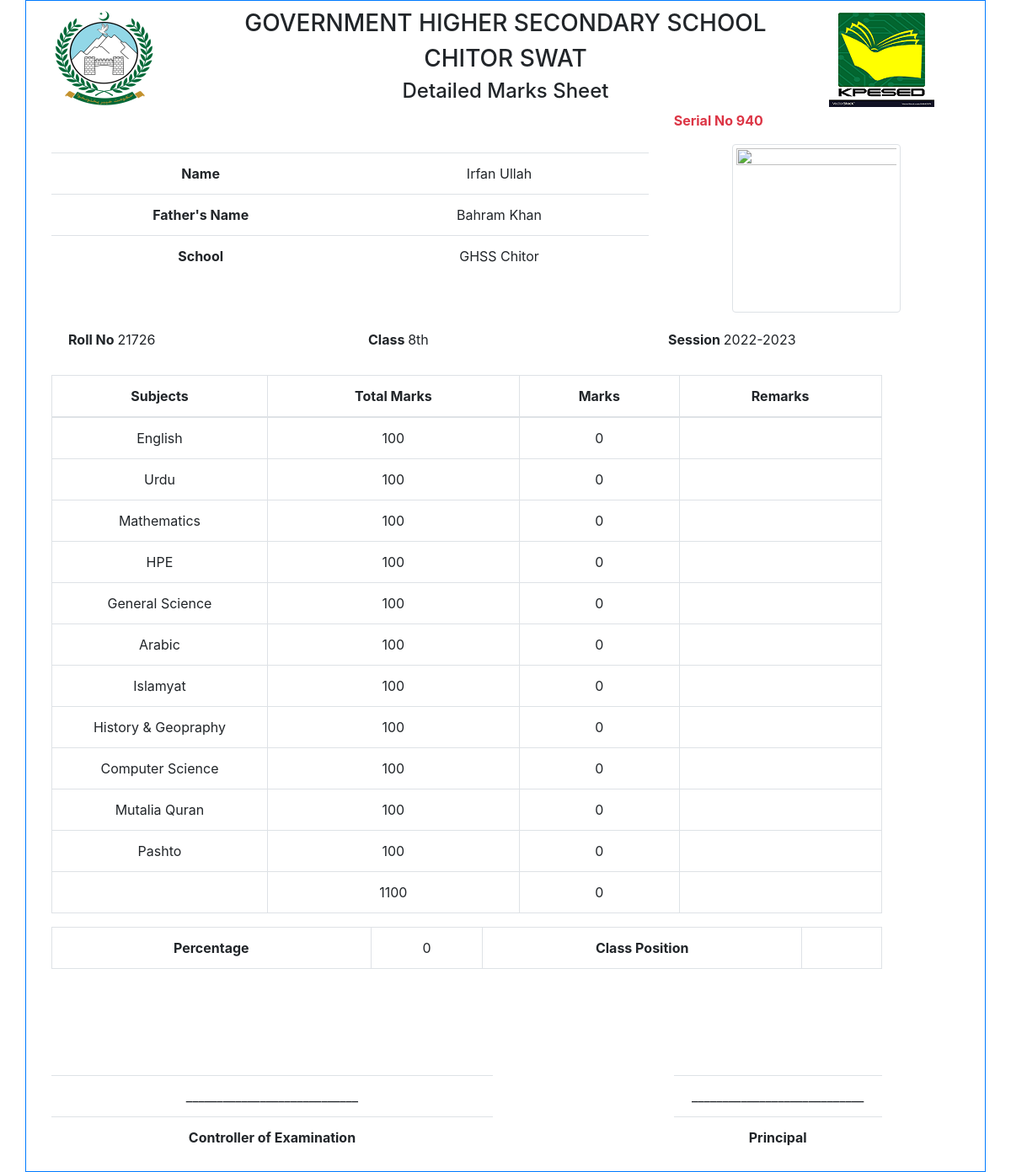
The page /dmc.php?rollno=21726 on the database its author committed.
### tables this page shows
CREATE TABLE IF NOT EXISTS `marks` (
  `Serial_No` int(11) NOT NULL AUTO_INCREMENT,
  `Roll_No` int(11) NOT NULL,
  `English_Marks` int(3) NOT NULL DEFAULT '0',
  `Urdu_Marks` int(3) NOT NULL DEFAULT '0',
  `Maths_Marks` int(3) NOT NULL DEFAULT '0',
  `Science_Marks` int(3) NOT NULL DEFAULT '0',
  `Hpe_Marks` int(3) NOT NULL DEFAULT '0',
  `Nazira_Marks` int(3) NOT NULL DEFAULT '0',
  `History_Marks` int(3) NOT NULL DEFAULT '0',
  `Drawing_Marks` int(3) NOT NULL DEFAULT '0',
  `Islamyat_Marks` int(3) NOT NULL DEFAULT '0',
  `Computer_Marks` int(3) NOT NULL DEFAULT '0',
  `Arabic_Marks` int(3) NOT NULL DEFAULT '0',
  `Mutalia_Marks` int(3) NOT NULL DEFAULT '0',
  `Qirat_Marks` int(3) NOT NULL DEFAULT '0',
  `Pashto_Marks` int(3) NOT NULL DEFAULT '0',
  `Social_Marks` int(3) NOT NULL DEFAULT '0',
  `Biology_Marks` int(3) NOT NULL DEFAULT '0',
  `Chemistry_Marks` int(3) NOT NULL DEFAULT '0',
  `Physics_Marks` int(3) NOT NULL DEFAULT '0',
  `Civics_Marks` int(3) NOT NULL DEFAULT '0',
  `Economics_Marks` int(3) NOT NULL DEFAULT '0',
  `Islamic_Study_Marks` int(3) NOT NULL DEFAULT '0',
  `Islamic_Education_Marks` int(3) NOT NULL DEFAULT '0',
  `Statistics_Marks` int(3) NOT NULL DEFAULT '0',
  PRIMARY KEY (`Serial_No`),
  UNIQUE KEY `forign` (`Roll_No`)
);

CREATE TABLE IF NOT EXISTS `students_info` (
  `Roll_No` int(11) NOT NULL,
  `Name` varchar(100) NOT NULL,
  `FName` varchar(100) NOT NULL,
  `Dob` date DEFAULT NULL,
  `Mobile_No` varchar(12) NOT NULL DEFAULT '03',
  `Admission_Date` date DEFAULT NULL,
  `Admission_No` int(6) DEFAULT NULL,
  `Father_Cnic` varchar(15) DEFAULT NULL,
  `Student_Form_B` varchar(15) DEFAULT NULL,
  `School` varchar(200) NOT NULL DEFAULT 'GHSS CHITOR',
  `Class` enum('5th','6th A','6th B','7th','8th A','8th B','8th','10th A','10th B','9th A','9th B','6th','7th A','7th B','4th','11th') NOT NULL,
  `Class_Position` varchar(20) DEFAULT NULL,
  `Status` int(11) NOT NULL DEFAULT '1',
  PRIMARY KEY (`Roll_No`),
  UNIQUE KEY `uniqe_adm` (`Admission_No`)
);

CREATE TABLE IF NOT EXISTS `class_subjects` (
  `Id` int(11) NOT NULL AUTO_INCREMENT,
  `Class_Id` int(11) NOT NULL,
  `Subject_Id` int(11) NOT NULL,
  `Total_Marks` int(3) NOT NULL DEFAULT '40',
  `Lock_Status` int(1) NOT NULL DEFAULT '0',
  `Status` tinyint(1) NOT NULL DEFAULT '1',
  PRIMARY KEY (`Id`),
  KEY `class_id_reference` (`Class_Id`),
  KEY `subject_id_reference` (`Subject_Id`)
);

### dmc.php (the view, shortened to what this page needs)
<?php
require_once 'sand_box.php';
if (isset($_GET['rollno'])) {
    $link=connect();
    $rollno=$_GET['rollno'];
    $q="SELECT Roll_No,Name,FName,Class,School,Class_Position FROM students_info
    WHERE Roll_No=".$rollno;
    $qr=mysqli_query($link, $q) or die('Error:'. mysqli_error($link));
    $qra=mysqli_fetch_assoc($qr);
    $Roll_No = $qra['Roll_No'];
    $Name = $qra['Name'];
    $Father_Name = $qra['FName'];
    $Class_Name = $qra['Class'];
    $School_Name = $qra['School'];
    $Class_Position = $qra['Class_Position'];
    $q2="SELECT * FROM marks WHERE Roll_No=".$Roll_No;
    $qr2=mysqli_query($link, $q2);
    $qra2=mysqli_fetch_assoc($qr2);
    $English_Marks= $qra2['English_Marks'];
    $Urdu_Marks= $qra2['Urdu_Marks'];
    $Maths_Marks= $qra2['Maths_Marks'];
    $Science_Marks= $qra2['Science_Marks'];
    $Hpe_Marks= $qra2['Hpe_Marks'];
    $Nazira_Marks= $qra2['Nazira_Marks'];
    $History_Marks= $qra2['History_Marks'];
    $Drawing_Marks= $qra2['Drawing_Marks'];
    $Islamyat_Marks= $qra2['Islamyat_Marks'];
    $Computer_Marks= $qra2['Computer_Marks'];
    $Arabic_Marks= $qra2['Arabic_Marks'];
    $Mutalia_Marks= $qra2['Mutalia_Marks'];
    $Qirat_Marks= $qra2['Qirat_Marks'];
    $Pashto_Marks= $qra2['Pashto_Marks'];
    $Social_Marks= $qra2['Social_Marks'];
    $Biology_Marks= $qra2['Biology_Marks'];
    $Chemistry_Marks= $qra2['Chemistry_Marks'];
    $Physics_Marks= $qra2['Physics_Marks'];
    $Obtained_Marks=Change_Absent_tozero($English_Marks) +
    Change_Absent_tozero($Urdu_Marks) +
    Change_Absent_tozero($Maths_Marks) +
    Change_Absent_tozero($Science_Marks) +
    Change_Absent_tozero($Hpe_Marks) +
    Change_Absent_tozero($Nazira_Marks) +
    Change_Absent_tozero($History_Marks) +
    Change_Absent_tozero($Drawing_Marks) +
    Change_Absent_tozero($Islamyat_Marks) +
    Change_Absent_tozero($Computer_Marks) +
    Change_Absent_tozero($Arabic_Marks) +
    Change_Absent_tozero($Mutalia_Marks) +
    Change_Absent_tozero($Qirat_Marks) +
    Change_Absent_tozero($Pashto_Marks) +
    Change_Absent_tozero($Social_Marks) +
    Change_Absent_tozero($Biology_Marks) +
    Change_Absent_tozero($Chemistry_Marks) +
    Change_Absent_tozero($Physics_Marks);
    $All_Subjects_Total_Marks=-1;
    $All_Subjects_Total_Marks=Class_Total_marks($Class_Name);
    $Percentage=round(($Obtained_Marks * 100)/$All_Subjects_Total_Marks, 2);
    $Serial_No= $qra2['Serial_No'];
} else {
    echo "Please Enter Roll No";
    exit;
}
?>
</head>
<body>
<div class="container border border-primary">
  <div class="container">
    <div class="row" style="margin-top:10px;">
      <div class="col-md-2">
        <img src="images/khyber.png"
              class="img img-fluid"
              alt="khyberlogo"
              height="auto" >
      </div>
      <div class="col-md-8">
        <h3 class="text-center text-uppercase">
          Government Higher Secondary School
        </h3>
        <h3 class="text-center text-uppercase">Chitor Swat </h3>
        <h4 class="text-center">Detailed Marks Sheet</h4>
      </div>
      <div class="col-md-2">
        <img src="images/kpesed.png"
             alt="booklogo"
             height="auto"
             class="img img-fluid">
      </div>
    </div>
  </div>
  <div class="container">
    <div class="row">
      <div class="col-md-8">
      </div>
      <div class="col-md-3">
        <p class="font-weight-bold text-danger">
            Serial No
          <?php echo $Serial_No; ?>
        </p>
      </div>
      <div class="col-md-1">
      </div>
    </div>
  </div>
    <div class="container">
      <div class="row">
        <div class="col-md-8">
          <table class=" table">
            <tr>
              <td>
                <span class="font-weight-bold"> Name </span> </td>
              <td> <?php echo $Name;  ?> </td>
            </tr>
            <tr>
              <td>
                <span class="font-weight-bold"> Father's Name </span></td>
                <td> <?php echo $Father_Name;  ?></td>
            </tr>
            <tr>
              <td>
                <span class="font-weight-bold"> School </span> </td>
                <td><?php echo $School_Name;?> </td>
            </tr>
        </table>
        </div>
        <div class="col-md-4">
            <center>
              <img src="pictures/<?php echo $rollno ?>.png"
                  class="img-fluid; max-width:50%; height: auto; img-thumbnail"
                  width="200"
                  height="200">
            </center>
        </div>
      </div>
    </div>
  <div class="container">
    <div class="row" style="padding:20px">
      <div class="col-md-4">
        <span class="font-weight-bold"> Roll No </span>
        <span> <?php echo $Roll_No;  ?> </span>
      </div>
      <div class="col-md-4">
        <span class="font-weight-bold"> Class </span>
        <?php echo $Class_Name;?>
      </div>
      <div class="col-md-4">
          <span class="font-weight-bold"> Session </span>
          <?php echo  date('Y')-1 . "-" ;
                echo date('Y');
            ?>
      </div>
    </div>
  </div>
<?php
$Total_Marks['English']=One_Subject_Total_marks($Class_Name, "English");
$Total_Marks['Urdu']=One_Subject_Total_marks($Class_Name, "Urdu");
$Total_Marks['Maths']=One_Subject_Total_marks($Class_Name, "Maths");
$Total_Marks['Hpe']=One_Subject_Total_marks($Class_Name, "Hpe");
$Total_Marks['Nazira']=One_Subject_Total_marks($Class_Name, "Nazira");
$Total_Marks['Science']=One_Subject_Total_marks($Class_Name, "General Science");
$Total_Marks['Arabic']=One_Subject_Total_marks($Class_Name, "Arabic");
$Total_Marks['Islamyat']=One_Subject_Total_marks($Class_Name, "Islamyat");
$Total_Marks['History']=One_Subject_Total_marks(
    $Class_Name, "History And Geography"
);
$Total_Marks['Social']=One_Subject_Total_marks($Class_Name, "Social Study");
$Total_Marks['Social']=One_Subject_Total_marks($Class_Name, "Pak Study");
$Total_Marks['Computer']=One_Subject_Total_marks($Class_Name, "Computer Science");
$Total_Marks['Mutalia']=One_Subject_Total_marks($Class_Name, "Mutalia Quran");
$Total_Marks['Qirat']=One_Subject_Total_marks($Class_Name, "Qirat");
$Total_Marks['Drawing']=One_Subject_Total_marks($Class_Name, "Drawing");
$Total_Marks['Pashto']=One_Subject_Total_marks($Class_Name, "Pashto");
$Total_Marks['Physics']=One_Subject_Total_marks($Class_Name, "Physics");
$Total_Marks['Chemistry']=One_Subject_Total_marks($Class_Name, "Chemistry");
$Total_Marks['Biology']=One_Subject_Total_marks($Class_Name, "Biology");
?>
  <div class="container">
    <div class="row">
        <div class="col-md-11">
          <table class="table table-bordered">
            <thead>
              <th>
                Subjects
              </th>
              <th>
                Total Marks
              </th>
              <th>
                Marks
              </th>
              <th>
                Remarks
              </th>
            </thead>
            <tbody>
              <tr>
                <?php
                if (Check_Subject_For_class($Class_Name, "English")) {
                    ?>
                <td>English</td> <td> <?php echo $Total_Marks['English']; ?> </td>
                <td> <?php echo Show_absent($English_Marks);  ?> </td>
                <td> </td>
              </tr>
                <?php }?>
              <?php if (Check_Subject_For_class($Class_Name, "Urdu")) { ?>
              <tr>
                <td>Urdu</td> <td> <?php echo $Total_Marks['Urdu']; ?> </td>
                <td> <?php echo Show_absent($Urdu_Marks);  ?></td>
                <td> </td>
              </tr>
              <?php }?>
              <?php if (Check_Subject_For_class($Class_Name, "Maths")) { ?>
                <tr>
                <td>Mathematics</td> <td> <?php echo $Total_Marks['Maths']; ?> </td>
                <td> <?php echo Show_absent($Maths_Marks);  ?></td>
                <td> </td>
              </tr>
              <?php }?>
              <tr>
              <?php if (Check_Subject_For_class($Class_Name, "HPE")) { ?>
                <td>HPE</td> <td> <?php echo $Total_Marks['Hpe']; ?> </td>
                <td> <?php echo Show_absent($Hpe_Marks);  ?></td>
                <td> </td>
              </tr>
              <?php }?>
              <?php if (Check_Subject_For_class($Class_Name, "Nazira")) { ?>
              <tr>
                <td>Nazira</td>
                <td> <?php echo $Total_Marks['Nazira']; ?> </td>
                <td> <?php echo Show_absent($Nazira_Marks);  ?></td>
                <td> </td>
              </tr>
              <?php }?>
              <?php if (Check_Subject_For_class($Class_Name, "General Science")) { ?>
              <tr>
                <td>General Science</td> <td>
                    <?php
                      echo $Total_Marks['Science'];
                    ?>
                </td>
                <td> <?php echo Show_absent($Science_Marks);  ?></td>
                <td> </td>
              </tr>
              <?php }?>
              <?php if (Check_Subject_For_class($Class_Name, "Arabic")) { ?>
              <tr>
                <td>Arabic</td> <td> <?php echo $Total_Marks['Arabic']; ?> </td>
                <td> <?php echo Show_absent($Arabic_Marks);  ?></td>
                <td> </td>
              </tr>
              <?php }?>
              <?php if (Check_Subject_For_class($Class_Name, "Islamyat")) { ?>
              <tr>
                <td>Islamyat</td> <td> <?php echo $Total_Marks['Islamyat']; ?> </td>
                <td> <?php echo Show_absent($Islamyat_Marks);  ?></td>
                <td> </td>
              </tr>
              <?php }?>
              <?php
                if (Check_Subject_For_class($Class_Name, "History and Geography")) {
                    ?>
                <tr>
                <td>History & Geopraphy</td>
                <td> <?php echo $Total_Marks['History']; ?> </td>
                <td> <?php echo Show_absent($History_Marks);  ?></td>
                <td> </td>
              </tr>
                    <?php
                }
                ?>
              <?php
                if (Check_Subject_For_class($Class_Name, "Social Study")) {
                    ?>
        <tr>
        <td>Pak Study/ Social Study</td> <td> <?php echo $Total_Marks['Social']; ?>
      </td>
        <td> <?php echo Show_absent($Social_Marks);  ?></td>
        <td> </td>
      </tr>
                <?php }?>
      <?php if (Check_Subject_For_class($Class_Name, "Pak Study")) { ?>
<tr>
<td>Pak Study/ Social Study</td> <td> <?php echo $Total_Marks['Social']; ?> </td>
<td> <?php echo Show_absent($Social_Marks);  ?></td>  <td> </td>
</tr>
      <?php }?>
              <?php
                if (Check_Subject_For_class($Class_Name, "Computer Science")) { ?>
              <tr>
                <td>Computer Science</td>
                <td>
                    <?php echo $Total_Marks['Computer']; ?>
                </td>
                <td> <?php echo Show_absent($Computer_Marks);  ?></td>
                <td> </td>
              </tr>
                <?php } ?>
              <?php
                if (Check_Subject_For_class($Class_Name, "Mutalia Quran")) {
                    ?>
              <tr>
                <td>Mutalia Quran</td> <td>
                    <?php echo $Total_Marks['Mutalia']; ?> </td><td>
                    <?php echo Show_absent($Mutalia_Marks); ?>
                </td>
                <td> </td>
              </tr>
                <?php }?>
              <?php if (Check_Subject_For_class($Class_Name, "Qirat")) { ?>
              <tr>
                  <td>Qirat</td>
                  <td> <?php echo $Total_Marks['Qirat']; ?> </td>
                  <td> <?php echo Show_absent($Qirat_Marks); ?> </td>
                  <td> </td>
              </tr>
              <?php }?>
              <?php if (Check_Subject_For_class($Class_Name, "Drawing")) { ?>
              <tr>
            <td>Drawing</td>
            <td> <?php echo $Total_Marks['Drawing']; ?> </td>
            <td> <?php echo Show_absent($Drawing_Marks);  ?></td>
            <td> </td>
            </tr>
              <?php }?>
              <tr>
              <?php if (Check_Subject_For_class($Class_Name, "Pashto")) { ?>
              <tr>
            <td>Pashto</td>
            <td> <?php echo $Total_Marks['Pashto']; ?> </td>
            <td> <?php echo Show_absent($Pashto_Marks);  ?></td>
            <td> </td>
            </tr>
              <?php }?>
            <tr>
            <tr>
            <tr>
              <tr>
                <td></td>
                <td> <?php echo $All_Subjects_Total_Marks;  ?></td>
                <td> <?php echo $Obtained_Marks;  ?></td>
                <td> </td>
              </tr>
            </tbody>
          </table>
          <table class="table table-bordered" style="margin-top:10px ">
            <tr>
                  <td>
                    <span class="font-weight-bold">Percentage </span>
                  </td>
                  <td> <?php echo $Percentage;  ?> </td>
                  <td>
                    <span class="font-weight-bold"> Class Position </span>
                  </td>
                  <td> <?php echo $Class_Position;  ?> </td>
            </tr>
          </table>
        </div>
      <div class="col-md-1">
      </div>
</div>
</div>
<div class="container" style="margin-top:100px ">
<div class="row">
          <div class="col-md-6">
            <table class="table">
              <tr> <td> ____________________________ </td> </tr>
              <tr>
                <td>
                  <span class="font-weight-bold"> Controller of Examination</span>
                </td> </tr>
            </table>
          </div>
          <div class="col-md-2">
          </div>
          <div class="col-md-3">
            <table class="table">
              <tr> <td>____________________________  </td> </tr>
              <tr> <td><span class="font-weight-bold" > Principal</span> </td> </tr>
            </table>
          </div>
          <div class="col-md-1">
          </div>
       </div>
  </div>
</div>

### css/style.css (style rules this page uses)
table { text-align: center; margin: 10px auto; width: 90%; }
table td { max-width: 100px; }
h4 { text-align: center; }
.text-center { text-align: center; }

### rows shown on the page
marks: Serial_No "940", English_Marks "0", Urdu_Marks "0", Maths_Marks "0", Hpe_Marks "0", Science_Marks "0", Arabic_Marks "0", Islamyat_Marks "0", History_Marks "0", Computer_Marks "0", Mutalia_Marks "0", Pashto_Marks "0"
students_info: Name "Irfan Ullah", FName "Bahram Khan", School "GHSS Chitor", Roll_No "21726", Class "8th"
class_subjects: Total_Marks "100"

### other values the page prints
$All_Subjects_Total_Marks "1100"
